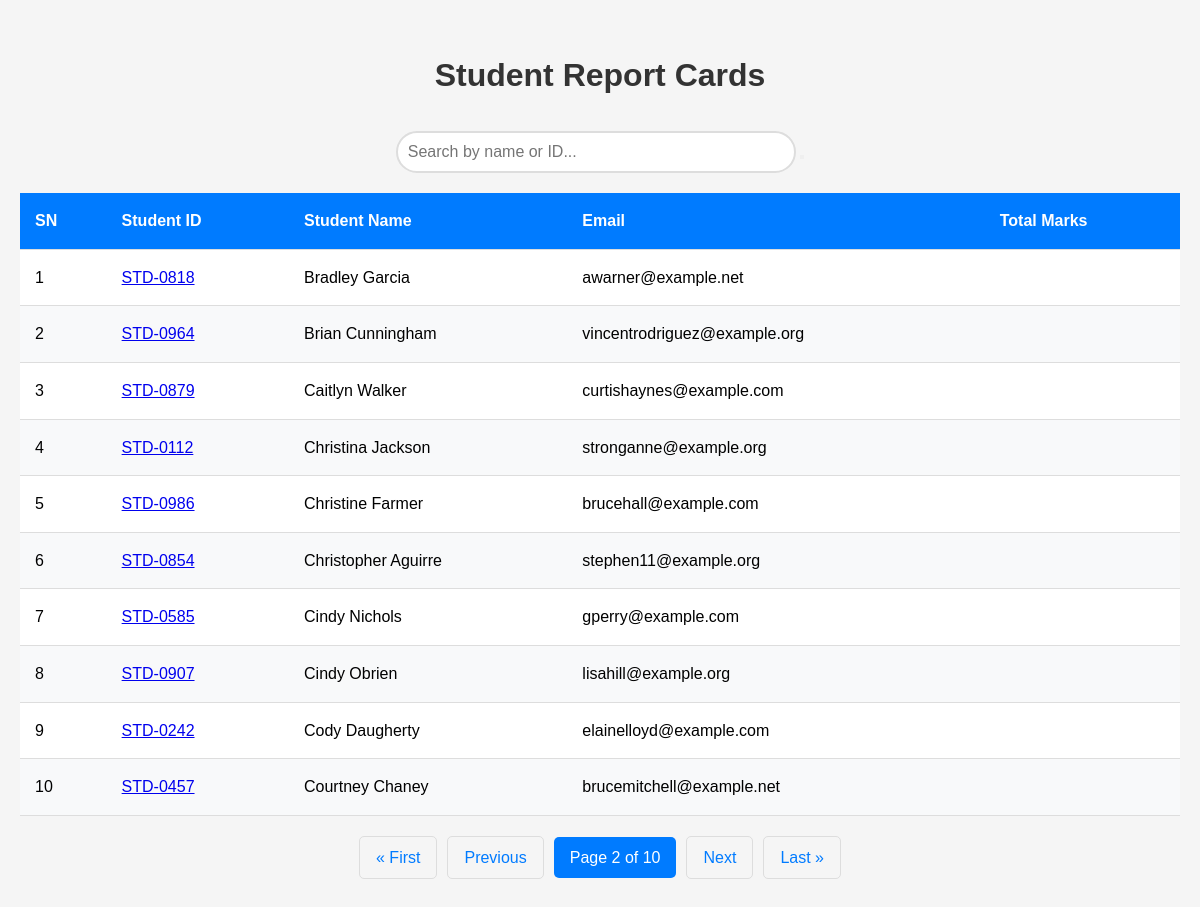
Screenshot of /?page=2 with the database file from the repository.
### home/models.py (models this page shows, shortened)
class Student(models.Model):
    name = models.CharField(max_length=100)
    student_id = models.OneToOneField(StudentID,related_name='studentid', on_delete=models.CASCADE)
    age = models.PositiveIntegerField()
    email = models.EmailField(null=True, blank=True, unique=True)
    address = models.TextField(null=True, blank=True)
    class Meta:
        ordering = ['name']
        verbose_name = "student"

class StudentID(models.Model):
    student_id = models.CharField(max_length=15, unique=True)
    def __str__(self):
        return self.student_id

### home/views.py (the view)
# urls.py: 2. Add a URL to urlpatterns:  path('', views.home, name='home')
def home(request):
    queryset = Student.objects.all()
    if request.GET.get('search'):
        search = request.GET.get('search')
        queryset = queryset.filter(
            Q(name__icontains = search) |
            Q(student_id__student_id__icontains = search)
        ).distinct()
    paginator = Paginator(queryset, 10)
    page_number = request.GET.get("page", 1)
    page_obj = paginator.get_page(page_number)
    context = {'students':page_obj}
    return render(request, 'get_student.html', context)

### home/templates/get_student.html (shortened to what this page needs)
{% load static %}
<!DOCTYPE html>
<html lang="en">
<head>
    <link rel="stylesheet" href="{% static 'get_student.css' %}">
</head>
<body>
    <div class="container">
        <h1>Student Report Cards</h1>
        <form method="GET" class="search-container">
            <input type="search"
                   name="search"
                   placeholder="Search by name or ID..."
                   id="searchInput">
            <button type="submit" class="fas fa-search"></button>
        </form>
        <div class="table-container">
            <table id="studentsTable">
                <thead>
                    <tr>
                        <th>SN</th>
                        <th>Student ID</th>
                        <th>Student Name</th>
                        <th>Email</th>
                        <th>Total Marks</th>
                    </tr>
                </thead>
                <tbody>
                    {% for student in students %}
                    <tr>
                        <td>{{ forloop.counter }}</td>
                        <td><a href="{% url 'report_card' student.student_id %}">{{ student.student_id }}</a></td>
                        <td>{{ student.name }}</td>
                        <td>{{ student.email }}</td>
                        <td>{{ student.total_marks }}</td>
                    </tr>
                    {% endfor %}
                </tbody>
            </table>
        </div>
         <div class="pagination">
            <span class="step-links">
                {% if students.has_previous %}
                    <a href="?page=1">&laquo; First</a>
                    <a href="?page={{ students.previous_page_number }}">Previous</a>
                {% endif %}
                <span class="current">
                    Page {{ students.number }} of {{ students.paginator.num_pages }}
                </span>
                {% if students.has_next %}
                    <a href="?page={{ students.next_page_number }}">Next</a>
                    <a href="?page={{ students.paginator.num_pages }}">Last &raquo;</a>
                {% endif %}
            </span>
        </div>
    </div>
</body>
</html>

### home/static/get_student.css (style rules this page uses)
* { margin: 0; padding: 0; box-sizing: border-box; }
body { font-family: 'Arial', sans-serif; background-color: #f5f5f5; line-height: 1.6; }
.container { max-width: 1200px; margin: 30px auto; padding: 20px; }
h1 { text-align: center; color: #333; margin-bottom: 30px; }
.search-container { margin-bottom: 20px; text-align: center; }
#searchInput { width: 100%; max-width: 400px; padding: 10px; border: 2px solid #ddd; border-radius: 25px; font-size: 16px; outline: none; transition: border-color 0.3s ease; }
.table-container { overflow-x: auto; }
table { width: 100%; border-collapse: collapse; background-color: white; box-shadow: 0 1px 3px rgba(0,0,0,0.1); }
th, td { padding: 15px; text-align: left; border-bottom: 1px solid #ddd; }
th { background-color: #007bff; color: white; font-weight: bold; }
tr:nth-child(even) { background-color: #f8f9fa; }
.pagination { margin-top: 20px; text-align: center; display: flex; justify-content: center; gap: 10px; }
.pagination a { color: #007bff; padding: 8px 16px; text-decoration: none; border: 1px solid #ddd; border-radius: 5px; transition: background-color 0.3s; }
.pagination .current { padding: 8px 16px; background-color: #007bff; color: white; border-radius: 5px; }
.step-links { display: flex; align-items: center; gap: 10px; }

### rows the page displays
Student: student_id "STD-0818", name "Bradley Garcia", email "awarner@example.net"
Student: student_id "STD-0964", name "Brian Cunningham", email "vincentrodriguez@example.org"
Student: student_id "STD-0879", name "Caitlyn Walker", email "curtishaynes@example.com"
Student: student_id "STD-0112", name "Christina Jackson", email "stronganne@example.org"
Student: student_id "STD-0986", name "Christine Farmer", email "brucehall@example.com"
Student: student_id "STD-0854", name "Christopher Aguirre", email "stephen11@example.org"
Student: student_id "STD-0585", name "Cindy Nichols", email "gperry@example.com"
Student: student_id "STD-0907", name "Cindy Obrien", email "lisahill@example.org"
Student: student_id "STD-0242", name "Cody Daugherty", email "elainelloyd@example.com"
Student: student_id "STD-0457", name "Courtney Chaney", email "brucemitchell@example.net"

### other values shown
{{ students.number }} "2"
{{ students.paginator.num_pages }} "10"
